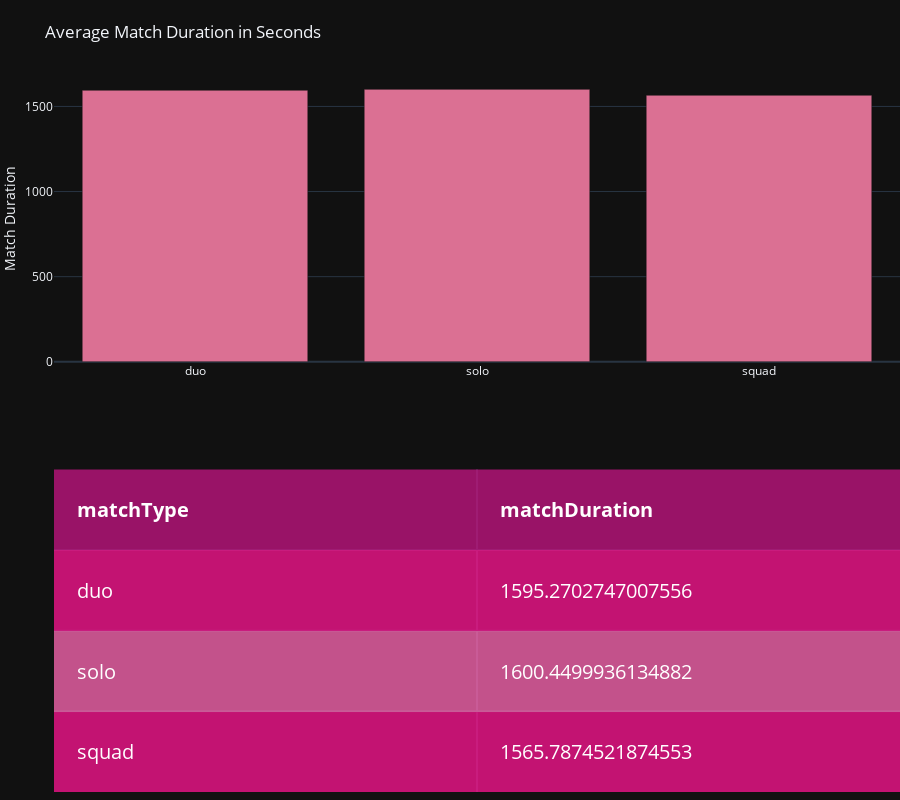

The notebook cell this image was saved under:
### Code cell
colorscale = [[0, '#C71585'],[.5, '#FF1493'],[1, '#FF69B4']]
fig = ff.create_table(duration, height_constant=60, colorscale = colorscale, font_colors = ['white'])

fig.add_trace(go.Bar(x= list(duration['matchType']), 
                     y=list(duration['matchDuration']), 
                     xaxis='x2', yaxis='y2',
                    marker=dict(color='#DB7093'),
                    name='Duration'))


fig.update_layout(
    title_text = 'Average Match Duration in Seconds',
    height = 800,
    margin = {'t':75, 'l':50},
    yaxis = {'domain': [0, .45]},
    xaxis2 = {'anchor': 'y2'},
    yaxis2 = {'domain': [.6, 1], 'anchor': 'x2', 'title': 'Match Duration'},
    template = 'plotly_dark'
)

for i in range(len(fig.layout.annotations)):
    fig.layout.annotations[i].font.size = 20

# fig = go.Figure([go.Bar(x=animals, y=[20, 14, 23])])
fig.show()

### Figure 1 — Plotly figure (JSON) as saved in the notebook; plotly's stock layout.template omitted (floating-point values rounded to 4 significant figures)
{"data": [{"colorscale": [[0, "#C71585"], [0.5, "#FF1493"], [1, "#FF69B4"]], "hoverinfo": "none", "opacity": 0.75, "showscale": false, "type": "heatmap", "z": [[0, 0], [0.5, 0.5], [1, 1], [0.5, 0.5]]}, {"marker": {"color": "#DB7093"}, "name": "Duration", "type": "bar", "x": ["duo", "solo", "squad"], "xaxis": "x2", "y": [1595.0, 1600.0, 1566.0], "yaxis": "y2"}], "layout": {"annotations": [{"align": "left", "font": {"color": "white", "size": 20}, "showarrow": false, "text": "<b>matchType</b>", "x": -0.45, "xanchor": "left", "xref": "x", "y": 0, "yref": "y"}, {"align": "left", "font": {"color": "white", "size": 20}, "showarrow": false, "text": "<b>matchDuration</b>", "x": 0.55, "xanchor": "left", "xref": "x", "y": 0, "yref": "y"}, {"align": "left", "font": {"color": "white", "size": 20}, "showarrow": false, "text": "duo", "x": -0.45, "xanchor": "left", "xref": "x", "y": 1, "yref": "y"}, {"align": "left", "font": {"color": "white", "size": 20}, "showarrow": false, "text": "1595.2702747007556", "x": 0.55, "xanchor": "left", "xref": "x", "y": 1, "yref": "y"}, {"align": "left", "font": {"color": "white", "size": 20}, "showarrow": false, "text": "solo", "x": -0.45, "xanchor": "left", "xref": "x", "y": 2, "yref": "y"}, {"align": "left", "font": {"color": "white", "size": 20}, "showarrow": false, "text": "1600.4499936134882", "x": 0.55, "xanchor": "left", "xref": "x", "y": 2, "yref": "y"}, {"align": "left", "font": {"color": "white", "size": 20}, "showarrow": false, "text": "squad", "x": -0.45, "xanchor": "left", "xref": "x", "y": 3, "yref": "y"}, {"align": "left", "font": {"color": "white", "size": 20}, "showarrow": false, "text": "1565.7874521874553", "x": 0.55, "xanchor": "left", "xref": "x", "y": 3, "yref": "y"}], "height": 800, "margin": {"b": 0, "l": 50, "r": 0, "t": 75}, "title": {"text": "Average Match Duration in Seconds"}, "xaxis": {"dtick": 1, "gridwidth": 2, "showticklabels": false, "tick0": -0.5, "ticks": "", "zeroline": false}, "xaxis2": {"anchor": "y2"}, "yaxis": {"autorange": "reversed", "domain": [0, 0.45], "dtick": 1, "gridwidth": 2, "showticklabels": false, "tick0": 0.5, "ticks": "", "zeroline": false}, "yaxis2": {"anchor": "x2", "domain": [0.6, 1], "title": {"text": "Match Duration"}}}}
